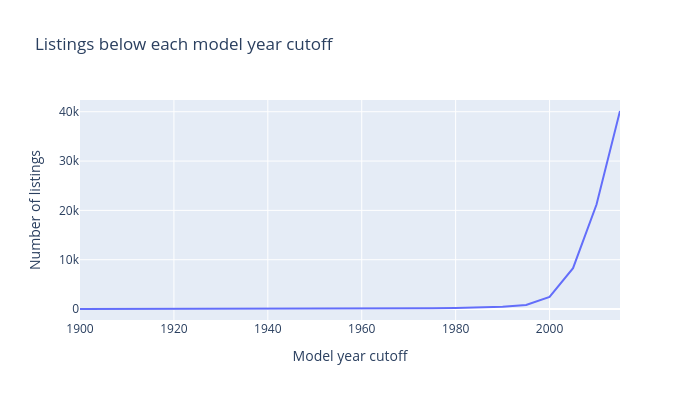

Notebook cell for this chart:
### Markdown cell above
#### The graph shows that the values stabilized after the limit reached 100 USD, so that will be our cutoff. Removing listings below this value drops only 863 rows (about 1.7% of the data).

### Code cell
# Count how many listings have a model year below each candidate cutoff.
cutoffs = range(1900, 2018, 5)

px.line(
    x=cutoffs,
    y=[(vehicles_df['model_year'] < c).sum() for c in cutoffs],
    title='Listings below each model year cutoff',
    labels={'x': 'Model year cutoff', 'y': 'Number of listings'},
    width=700,
    height=400
)

### Figure 1 — Plotly figure (JSON) as saved in the notebook; plotly's stock layout.template omitted (floating-point values rounded to 4 significant figures)
{"data": [{"hovertemplate": "Model year cutoff=%{x}<br>Number of listings=%{y}<extra></extra>", "legendgroup": "", "line": {"color": "#636efa", "dash": "solid"}, "marker": {"symbol": "circle"}, "mode": "lines", "name": "", "orientation": "v", "showlegend": false, "type": "scatter", "x": [1900, 1905, 1910, 1915, 1920, 1925, 1930, 1935, 1940, 1945, 1950, 1955, 1960, 1965, 1970, 1975, 1980, 1985, 1990, 1995, 2000, 2005, 2010, 2015], "xaxis": "x", "y": [0, 0, 2, 2, 2, 2, 3, 3, 4, 4, 6, 7, 10, 27, 93, 134, 191, 249, 435, 827, 2451, 8276, 21191, 40151], "yaxis": "y"}], "layout": {"height": 400, "legend": {"tracegroupgap": 0}, "title": {"text": "Listings below each model year cutoff"}, "width": 700, "xaxis": {"anchor": "y", "domain": [0, 1], "title": {"text": "Model year cutoff"}}, "yaxis": {"anchor": "x", "domain": [0, 1], "title": {"text": "Number of listings"}}}}
